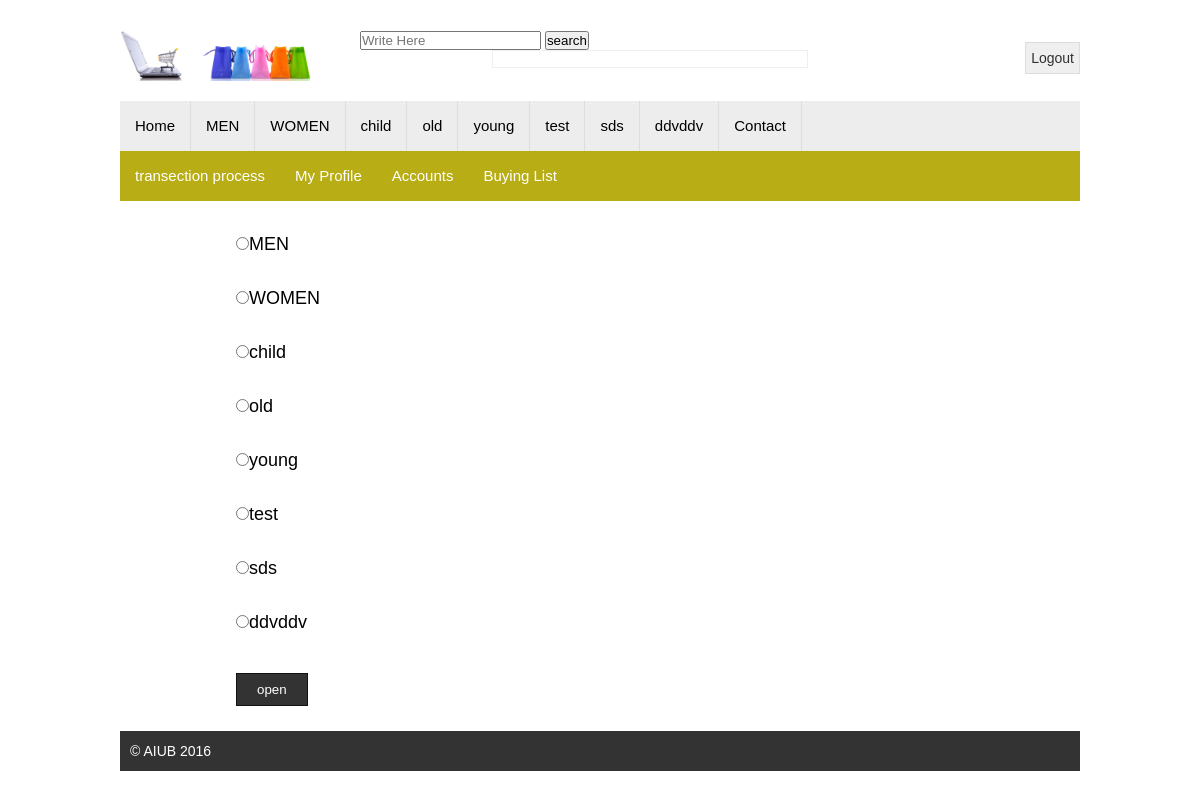
Page /bests.php (signed in) on the earlier database version.
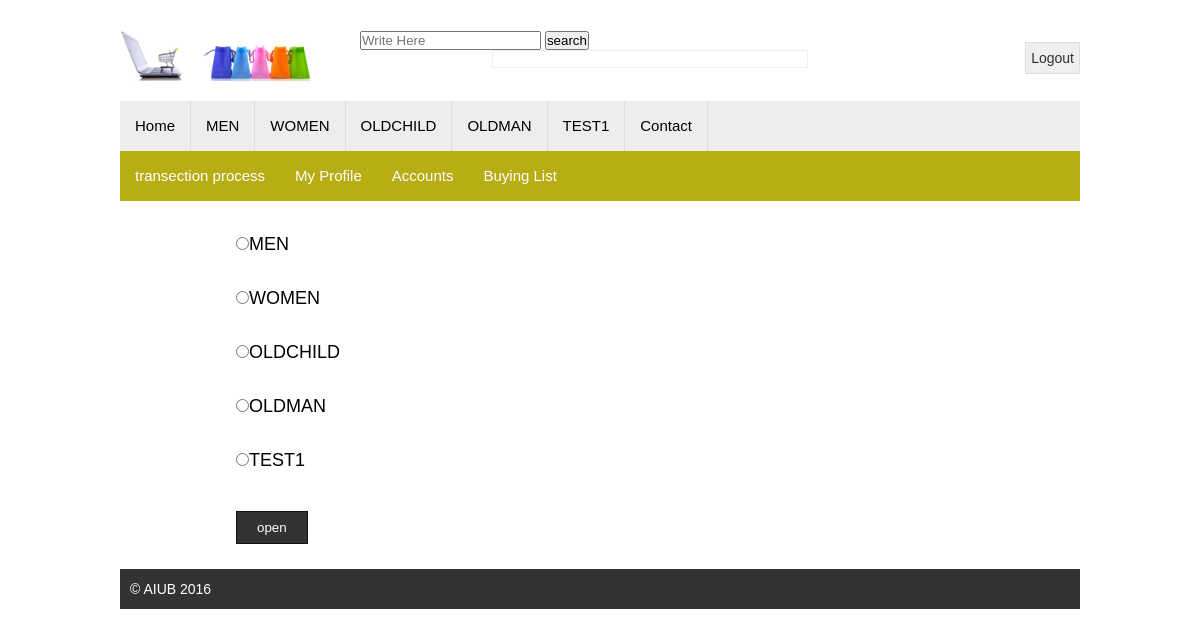
Same page on the later database version.
### tables this page shows
CREATE TABLE `category` (
  `id` int(6) UNSIGNED NOT NULL,
  `category_name` varchar(100) NOT NULL,
  `signup_date` timestamp NOT NULL DEFAULT CURRENT_TIMESTAMP ON UPDATE CURRENT_TIMESTAMP
);

### bests.php (the view, shortened to what this page needs)
<!DOCTYPE html>
<html>
<head>
	<link rel="stylesheet" type="text/css" href="style.css">
</head>
		<body>
	<div class="signup">
	<?php require 'template/header.php'; ?>
		<?php require 'template/menu2.php'; ?>
<div class="maincontent">
			<div class="content">
<form action="bests1.php" method="post">
<?php
$conn = mysqli_connect("localhost", "root", "","sp1");
$sq2 = "SELECT * FROM category";
$result = mysqli_query($conn, $sq2)or die(mysqli_error());
if (mysqli_num_rows($result) > 0) {
    while($row = mysqli_fetch_assoc($result)) {
	echo '<input type="radio" name="e1" value="'.$row["id"].'">'.$row["category_name"]."</br>"."</br>";
	}
}
?>
<input type="submit" value="open">
</form>
</div>
</div>
		<div class="footer">
			<p>&copy; AIUB 2016</p>
		</div>
	</div>
</body>
</html>

### template/menu2.php (shortened to what this page needs)
<div class="mainmenu">
	<ul>
		<li><a href="index.php">Home</a></li>
		<?php
			$mysqli = new mysqli("localhost","root","","sp1");
			$menusql = "SELECT * FROM category";
			$menuCategory = $mysqli->query($menusql);
			$check_menuCategory = $menuCategory->num_rows;
			if ($check_menuCategory > 0) {
			    while ($menuCategories = $menuCategory->fetch_object()) { ?>
		    		<li><a href="categoryProduct.php?id=<?php echo $menuCategories->id; ?>"><?php echo $menuCategories->category_name; ?></a></li>
	  			<?php }
			}
		?>
		<li><a href="">Contact</a></li>
	</ul>
</div>
	<div class="adminMenu">
		<ul>
			<li><a href="user1.php">transection process</a></li>
			<li><a href="profile2.php">My Profile</a></li>
			<li><a href="user3.php">Accounts</a></li>
		<li><a href="buy.php">Buying List</a></li>
		</ul>
	</div>

Differences in the rows shown:
removed category: category_name "young"
removed category: category_name "test"
removed category: category_name "sds"
removed category: category_name "ddvddv"
changed category: category_name "child" → "OLDCHILD"
changed category: category_name "old" → "OLDMAN"
added category: category_name "TEST1"
